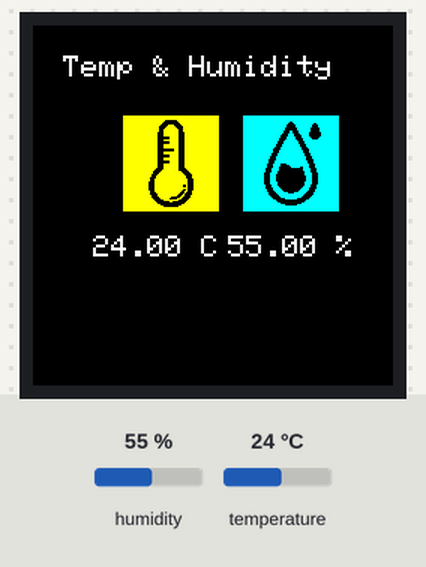
Bench run of a sketch on a simulated ESP32. Parts: 240×240 colour display. The inputs (shaded band) are chosen by the test bench; at power-on: humidity 55 %, temperature 24 °C. What the sketch prints to the serial monitor is not drawn.

Above: at 1.4 s.
1.5 s: humidity set to 22 %
At 9.4 s:
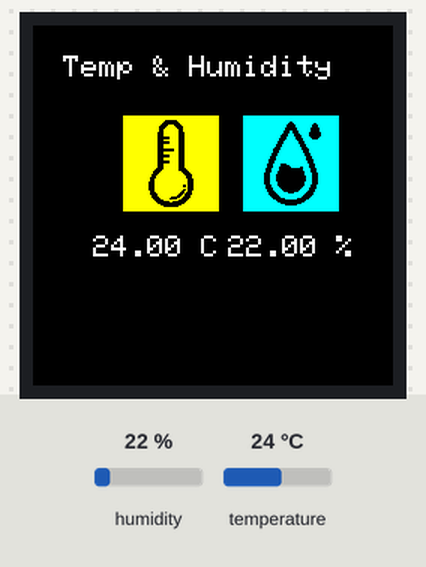
9.9 s: temperature set to 12 °C
At 17.0 s:
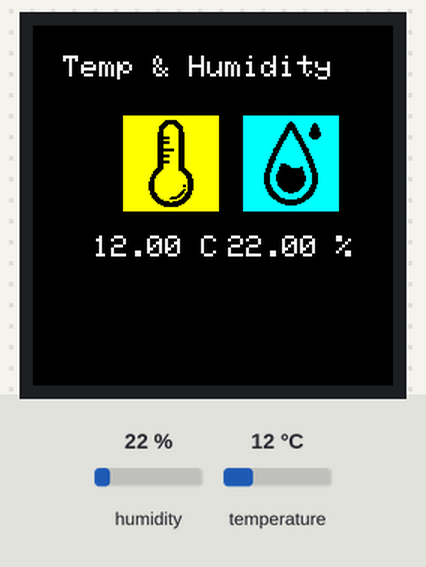
18.0 s: humidity set to 40 %
At 25.7 s:
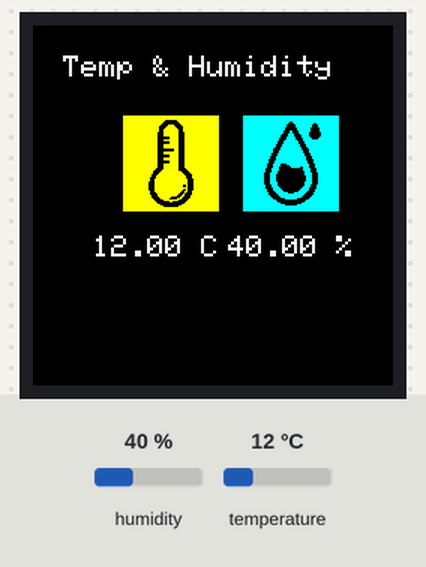
26.1 s: temperature set to 19 °C
Timing chart, 0 to 29.1 s (numbered marks = the images above; inputs shaded):
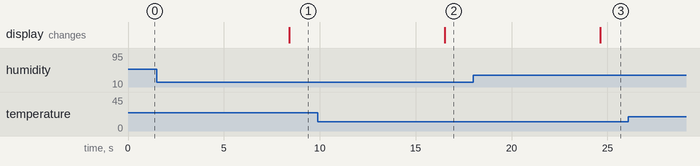

The sketch:

esp32_DHT11_IPS240x240.ino
```cpp
#include <Adafruit_GFX.h>   //Core graphics library for drawing shapes, text, etc.
#include <Adafruit_ST7789.h> //Specific driver for the ST7789 TFT display
#include <SPI.h>
#include <DHT.h>

// TFT pins
#define TFT_CS     5
#define TFT_RST    15   // Updated pin
#define TFT_DC     2
#define TFT_SCLK   18
#define TFT_MOSI   23

// DHT11 pin
#define DHTPIN     4
#define DHTTYPE    DHT11

Adafruit_ST7789 tft = Adafruit_ST7789(TFT_CS, TFT_DC, TFT_RST);
DHT dht(DHTPIN, DHTTYPE);

// ===== Bitmaps =====
// Humidity icon
const unsigned char epd_bitmap_humidity__1_ [] PROGMEM = {
 0xff, 0xff, 0xff, 0xff, 0xff, 0xff, 0xff, 0xff, 0xff, 0xff, 0xff, 0xff, 0xff, 0xff, 0xff, 0xff,
	0xff, 0xff, 0xff, 0xff, 0xff, 0xff, 0xff, 0xff, 0xff, 0xff, 0xff, 0xff, 0xff, 0xff, 0xff, 0xff,
	0xff, 0xff, 0xff, 0xfe, 0x7f, 0xff, 0xff, 0xff, 0xff, 0xff, 0xff, 0xfc, 0x3f, 0xfe, 0x7f, 0xff,
	0xff, 0xff, 0xff, 0xf8, 0x1f, 0xfc, 0x3f, 0xff, 0xff, 0xff, 0xff, 0xf8, 0x1f, 0xfc, 0x3f, 0xff,
	0xff, 0xff, 0xff, 0xf0, 0x0f, 0xf8, 0x1f, 0xff, 0xff, 0xff, 0xff, 0xf0, 0x0f, 0xf8, 0x1f, 0xff,
	0xff, 0xff, 0xff, 0xe1, 0x87, 0xf8, 0x1f, 0xff, 0xff, 0xff, 0xff, 0xe1, 0x87, 0xf0, 0x0f, 0xff,
	0xff, 0xff, 0xff, 0xc3, 0xc3, 0xf0, 0x0f, 0xff, 0xff, 0xff, 0xff, 0x83, 0xc1, 0xf0, 0x0f, 0xff,
	0xff, 0xff, 0xff, 0x87, 0xe1, 0xf8, 0x1f, 0xff, 0xff, 0xff, 0xff, 0x07, 0xe0, 0xfc, 0x3f, 0xff,
	0xff, 0xff, 0xff, 0x0f, 0xf0, 0xff, 0xff, 0xff, 0xff, 0xff, 0xfe, 0x1f, 0xf8, 0x7f, 0xff, 0xff,
	0xff, 0xff, 0xfe, 0x1f, 0xf8, 0x7f, 0xff, 0xff, 0xff, 0xff, 0xfc, 0x3f, 0xfc, 0x3f, 0xff, 0xff,
	0xff, 0xff, 0xfc, 0x3f, 0xfc, 0x3f, 0xff, 0xff, 0xff, 0xff, 0xf8, 0x7f, 0xfe, 0x1f, 0xff, 0xff,
	0xff, 0xff, 0xf0, 0x7f, 0xfe, 0x0f, 0xff, 0xff, 0xff, 0xff, 0xf0, 0xff, 0xff, 0x0f, 0xff, 0xff,
	0xff, 0xff, 0xf0, 0xff, 0xff, 0x0f, 0xff, 0xff, 0xff, 0xff, 0xe1, 0xff, 0xff, 0x87, 0xff, 0xff,
	0xff, 0xff, 0xe1, 0xff, 0xff, 0x87, 0xff, 0xff, 0xff, 0xff, 0xc3, 0xff, 0xff, 0xc3, 0xff, 0xff,
	0xff, 0xff, 0xc3, 0xff, 0xff, 0xc3, 0xff, 0xff, 0xff, 0xff, 0x83, 0xff, 0xff, 0xc1, 0xff, 0xff,
	0xff, 0xff, 0x87, 0xff, 0xff, 0xe1, 0xff, 0xff, 0xff, 0xff, 0x87, 0xff, 0xff, 0xe1, 0xff, 0xff,
	0xff, 0xff, 0x0f, 0x87, 0xff, 0xf0, 0xff, 0xff, 0xff, 0xff, 0x0f, 0x81, 0xff, 0xf0, 0xff, 0xff,
	0xff, 0xff, 0x0f, 0x00, 0xfc, 0xf0, 0xff, 0xff, 0xff, 0xfe, 0x1f, 0x00, 0x00, 0xf8, 0x7f, 0xff,
	0xff, 0xfe, 0x1f, 0x00, 0x00, 0xf8, 0x7f, 0xff, 0xff, 0xfe, 0x1e, 0x00, 0x00, 0x78, 0x7f, 0xff,
	0xff, 0xfc, 0x3e, 0x00, 0x00, 0x7c, 0x3f, 0xff, 0xff, 0xfc, 0x3c, 0x00, 0x00, 0x7c, 0x3f, 0xff,
	0xff, 0xfc, 0x3c, 0x00, 0x00, 0x3c, 0x3f, 0xff, 0xff, 0xfc, 0x3c, 0x00, 0x00, 0x3c, 0x3f, 0xff,
	0xff, 0xfc, 0x3c, 0x00, 0x00, 0x3c, 0x3f, 0xff, 0xff, 0xfc, 0x3c, 0x00, 0x00, 0x3c, 0x3f, 0xff,
	0xff, 0xfc, 0x3e, 0x00, 0x00, 0x7c, 0x3f, 0xff, 0xff, 0xfc, 0x3e, 0x00, 0x00, 0x7c, 0x3f, 0xff,
	0xff, 0xfe, 0x1e, 0x00, 0x00, 0x78, 0x7f, 0xff, 0xff, 0xfe, 0x1f, 0x00, 0x00, 0xf8, 0x7f, 0xff,
	0xff, 0xfe, 0x0f, 0x80, 0x01, 0xf0, 0x7f, 0xff, 0xff, 0xff, 0x0f, 0xc0, 0x03, 0xf0, 0xff, 0xff,
	0xff, 0xff, 0x07, 0xe0, 0x07, 0xe0, 0xff, 0xff, 0xff, 0xff, 0x83, 0xfc, 0x3f, 0xc1, 0xff, 0xff,
	0xff, 0xff, 0x81, 0xff, 0xff, 0x81, 0xff, 0xff, 0xff, 0xff, 0xc0, 0xff, 0xff, 0x03, 0xff, 0xff,
	0xff, 0xff, 0xe0, 0x7f, 0xfe, 0x07, 0xff, 0xff, 0xff, 0xff, 0xf0, 0x0f, 0xf0, 0x0f, 0xff, 0xff,
	0xff, 0xff, 0xfc, 0x00, 0x00, 0x3f, 0xff, 0xff, 0xff, 0xff, 0xfe, 0x00, 0x00, 0x7f, 0xff, 0xff,
	0xff, 0xff, 0xff, 0x80, 0x01, 0xff, 0xff, 0xff, 0xff, 0xff, 0xff, 0xf0, 0x0f, 0xff, 0xff, 0xff,
	0xff, 0xff, 0xff, 0xff, 0xff, 0xff, 0xff, 0xff, 0xff, 0xff, 0xff, 0xff, 0xff, 0xff, 0xff, 0xff,
	0xff, 0xff, 0xff, 0xff, 0xff, 0xff, 0xff, 0xff, 0xff, 0xff, 0xff, 0xff, 0xff, 0xff, 0xff, 0xff
};

// Temperature icon
const unsigned char epd_bitmap_temperature__1_ [] PROGMEM = {
  0xff, 0xff, 0xff, 0xff, 0xff, 0xff, 0xff, 0xff, 0xff, 0xff, 0xff, 0xff, 0xff, 0xff, 0xff, 0xff,
	0xff, 0xff, 0xff, 0xff, 0xff, 0xff, 0xff, 0xff, 0xff, 0xff, 0xff, 0xf0, 0x0f, 0xff, 0xff, 0xff,
	0xff, 0xff, 0xff, 0xe0, 0x07, 0xff, 0xff, 0xff, 0xff, 0xff, 0xff, 0xc0, 0x03, 0xff, 0xff, 0xff,
	0xff, 0xff, 0xff, 0x83, 0xc1, 0xff, 0xff, 0xff, 0xff, 0xff, 0xff, 0x07, 0xe0, 0xff, 0xff, 0xff,
	0xff, 0xff, 0xff, 0x0f, 0xf0, 0xff, 0xff, 0xff, 0xff, 0xff, 0xff, 0x1f, 0xf8, 0xff, 0xff, 0xff,
	0xff, 0xff, 0xff, 0x1f, 0xf8, 0xff, 0xff, 0xff, 0xff, 0xff, 0xfe, 0x1f, 0xf8, 0x7f, 0xff, 0xff,
	0xff, 0xff, 0xfe, 0x1f, 0xf8, 0x7f, 0xff, 0xff, 0xff, 0xff, 0xfe, 0x1f, 0xf8, 0x7f, 0xff, 0xff,
	0xff, 0xff, 0xfe, 0x01, 0xf8, 0x7f, 0xff, 0xff, 0xff, 0xff, 0xfe, 0x01, 0xf8, 0x7f, 0xff, 0xff,
	0xff, 0xff, 0xfe, 0x1f, 0xf8, 0x7f, 0xff, 0xff, 0xff, 0xff, 0xfe, 0x01, 0xf8, 0x7f, 0xff, 0xff,
	0xff, 0xff, 0xfe, 0x01, 0xf8, 0x7f, 0xff, 0xff, 0xff, 0xff, 0xfe, 0x1f, 0xf8, 0x7f, 0xff, 0xff,
	0xff, 0xff, 0xfe, 0x1f, 0xf8, 0x7f, 0xff, 0xff, 0xff, 0xff, 0xfe, 0x1f, 0xf8, 0x7f, 0xff, 0xff,
	0xff, 0xff, 0xfe, 0x00, 0x38, 0x7f, 0xff, 0xff, 0xff, 0xff, 0xfe, 0x00, 0x38, 0x7f, 0xff, 0xff,
	0xff, 0xff, 0xfe, 0x1f, 0xf8, 0x7f, 0xff, 0xff, 0xff, 0xff, 0xfe, 0x1f, 0xf8, 0x7f, 0xff, 0xff,
	0xff, 0xff, 0xfe, 0x01, 0xf8, 0x7f, 0xff, 0xff, 0xff, 0xff, 0xfe, 0x01, 0xf8, 0x7f, 0xff, 0xff,
	0xff, 0xff, 0xfe, 0x1f, 0xf8, 0x7f, 0xff, 0xff, 0xff, 0xff, 0xfe, 0x1f, 0xf8, 0x7f, 0xff, 0xff,
	0xff, 0xff, 0xfe, 0x01, 0xf8, 0x7f, 0xff, 0xff, 0xff, 0xff, 0xfe, 0x01, 0xf8, 0x7f, 0xff, 0xff,
	0xff, 0xff, 0xfe, 0x1f, 0xf8, 0x7f, 0xff, 0xff, 0xff, 0xff, 0xfe, 0x1f, 0xf8, 0x7f, 0xff, 0xff,
	0xff, 0xff, 0xfe, 0x1f, 0xf8, 0x7f, 0xff, 0xff, 0xff, 0xff, 0xfc, 0x1f, 0xf8, 0x3f, 0xff, 0xff,
	0xff, 0xff, 0xf8, 0x3f, 0xf8, 0x1f, 0xff, 0xff, 0xff, 0xff, 0xf0, 0x7f, 0xfe, 0x0f, 0xff, 0xff,
	0xff, 0xff, 0xf0, 0xff, 0xff, 0x07, 0xff, 0xff, 0xff, 0xff, 0xe1, 0xff, 0xff, 0x83, 0xff, 0xff,
	0xff, 0xff, 0xe3, 0xff, 0xff, 0xc3, 0xff, 0xff, 0xff, 0xff, 0xc3, 0xff, 0xff, 0xc3, 0xff, 0xff,
	0xff, 0xff, 0xc7, 0xff, 0xff, 0xe1, 0xff, 0xff, 0xff, 0xff, 0xc7, 0xff, 0xff, 0xe1, 0xff, 0xff,
	0xff, 0xff, 0x87, 0xff, 0xff, 0xe1, 0xff, 0xff, 0xff, 0xff, 0x87, 0xff, 0xff, 0xe1, 0xff, 0xff,
	0xff, 0xff, 0x87, 0xff, 0xff, 0x21, 0xff, 0xff, 0xff, 0xff, 0x87, 0xff, 0xff, 0x21, 0xff, 0xff,
	0xff, 0xff, 0x87, 0xff, 0xff, 0xe1, 0xff, 0xff, 0xff, 0xff, 0x87, 0xff, 0xff, 0x21, 0xff, 0xff,
	0xff, 0xff, 0xc7, 0xff, 0xfe, 0x63, 0xff, 0xff, 0xff, 0xff, 0xc3, 0xff, 0xfc, 0x43, 0xff, 0xff,
	0xff, 0xff, 0xc1, 0xff, 0xf8, 0x83, 0xff, 0xff, 0xff, 0xff, 0xe1, 0xff, 0xf1, 0x87, 0xff, 0xff,
	0xff, 0xff, 0xe0, 0xff, 0x03, 0x07, 0xff, 0xff, 0xff, 0xff, 0xf0, 0x7e, 0x0e, 0x0f, 0xff, 0xff,
	0xff, 0xff, 0xf8, 0x1f, 0xf8, 0x1f, 0xff, 0xff, 0xff, 0xff, 0xfc, 0x01, 0x80, 0x3f, 0xff, 0xff,
	0xff, 0xff, 0xfe, 0x00, 0x00, 0x7f, 0xff, 0xff, 0xff, 0xff, 0xff, 0x80, 0x01, 0xff, 0xff, 0xff,
	0xff, 0xff, 0xff, 0xe0, 0x07, 0xff, 0xff, 0xff, 0xff, 0xff, 0xff, 0xff, 0xff, 0xff, 0xff, 0xff,
	0xff, 0xff, 0xff, 0xff, 0xff, 0xff, 0xff, 0xff, 0xff, 0xff, 0xff, 0xff, 0xff, 0xff, 0xff, 0xff
};

void setup() {
  Serial.begin(115200);
  dht.begin();

  tft.init(240, 240, SPI_MODE2); //Initializes the TFT display with a resolution of 240×240 pixels. SPI_MODE2 sets the SPI communication mode (clock polarity and phase).
  tft.setRotation(2); // - Rotates the display orientation. 2 typically means 180° rotation.
  tft.fillScreen(ST77XX_BLACK);// Clears the screen and fills it with black

  tft.setTextSize(2); // Sets the font size
  tft.setTextColor(ST77XX_WHITE);
  tft.setCursor(20, 20);
  tft.println("Temp & Humidity");
}

void loop() {
  float temperature = dht.readTemperature();
  float humidity = dht.readHumidity();

  if (isnan(temperature) || isnan(humidity)) {
    Serial.println("Failed to read from DHT sensor!");
    delay(2000);
    return;
  }

  Serial.print("Temperature: "); Serial.print(temperature); Serial.print(" C, ");
  Serial.print("Humidity: "); Serial.print(humidity); Serial.println(" %");

  // Clear previous values (keep black background)
  tft.fillScreen(ST77XX_BLACK);

  // Redraw title
  tft.setTextSize(2);
  tft.setTextColor(ST77XX_WHITE);
  tft.setCursor(20, 20);
  tft.println("Temp & Humidity");

  // Draw temperature icon in yellow
  tft.drawBitmap(60, 60, epd_bitmap_temperature__1_, 64, 64, ST77XX_YELLOW); // - Draws a temperature icon at position (60, 60) with size 64×64 pixels in yellow.
  tft.setCursor(40, 140); // Moved below icon (60+64=124) + 16 for two rows
  tft.setTextColor(ST77XX_WHITE);
  tft.setTextSize(2);
  tft.print(temperature);
  tft.println(" C");

  // Draw humidity icon in blue
  tft.drawBitmap(140, 60, epd_bitmap_humidity__1_, 64, 64, ST77XX_CYAN);
  tft.setCursor(130, 140); // Moved below icon (60+64=124) + 16 for two rows
  tft.setTextColor(ST77XX_WHITE);
  tft.setTextSize(2);
  tft.print(humidity);
  tft.println(" %");

  delay(8000);
}
```

Measured:
- after the input at 1.5 s, the display: changes after 6.9 s (image 1)
- after the input at 9.9 s, the display: changes after 6.6 s (image 2)
- after the input at 18.0 s, the display: changes after 6.6 s (image 3)
